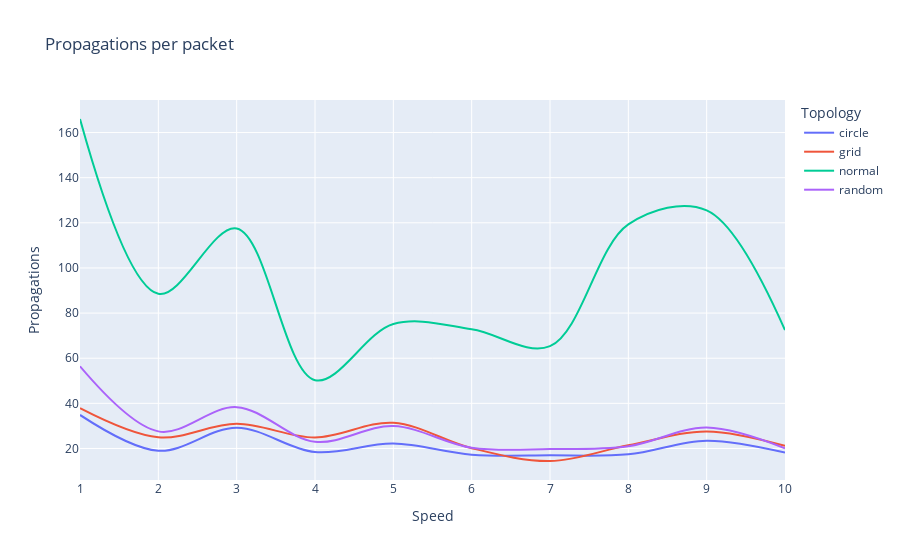

Notebook code cell kept with this figure:
### Markdown cell above
### Propagations per packet

### Code cell
fig = px.line(simulations, x='Perturbation speed', y='Avg per log per relay received', color='Topology', title='Propagations per packet', line_shape='spline')
fig.update_yaxes(title_text='Propagations')
fig.update_xaxes(title_text='Speed')
fig.show()

### Figure 1 — Plotly figure (JSON) as saved in the notebook; plotly's stock layout.template omitted (floating-point values rounded to 4 significant figures)
{"data": [{"hovertemplate": "Topology=circle<br>Perturbation speed=%{x}<br>Avg per log per relay received=%{y}<extra></extra>", "legendgroup": "circle", "line": {"color": "#636efa", "dash": "solid", "shape": "spline"}, "mode": "lines", "name": "circle", "orientation": "v", "showlegend": true, "type": "scatter", "x": [1, 2, 3, 4, 5, 6, 7, 8, 9, 10], "xaxis": "x", "y": [34.85, 18.98, 29.19, 18.41, 22.17, 17.23, 16.96, 17.4, 23.44, 18.15], "yaxis": "y"}, {"hovertemplate": "Topology=grid<br>Perturbation speed=%{x}<br>Avg per log per relay received=%{y}<extra></extra>", "legendgroup": "grid", "line": {"color": "#EF553B", "dash": "solid", "shape": "spline"}, "mode": "lines", "name": "grid", "orientation": "v", "showlegend": true, "type": "scatter", "x": [1, 2, 3, 4, 5, 6, 7, 8, 9, 10], "xaxis": "x", "y": [37.86, 24.95, 30.93, 24.87, 31.41, 20.14, 14.45, 21.42, 27.56, 21.15], "yaxis": "y"}, {"hovertemplate": "Topology=normal<br>Perturbation speed=%{x}<br>Avg per log per relay received=%{y}<extra></extra>", "legendgroup": "normal", "line": {"color": "#00cc96", "dash": "solid", "shape": "spline"}, "mode": "lines", "name": "normal", "orientation": "v", "showlegend": true, "type": "scatter", "x": [1, 2, 3, 4, 5, 6, 7, 8, 9, 10], "xaxis": "x", "y": [166.0, 88.52, 117.5, 50.27, 75.14, 72.82, 65.36, 119.3, 125.5, 72.46], "yaxis": "y"}, {"hovertemplate": "Topology=random<br>Perturbation speed=%{x}<br>Avg per log per relay received=%{y}<extra></extra>", "legendgroup": "random", "line": {"color": "#ab63fa", "dash": "solid", "shape": "spline"}, "mode": "lines", "name": "random", "orientation": "v", "showlegend": true, "type": "scatter", "x": [1, 2, 3, 4, 5, 6, 7, 8, 9, 10], "xaxis": "x", "y": [56.41, 27.58, 38.31, 22.98, 29.92, 20.29, 19.71, 20.98, 29.27, 20.08], "yaxis": "y"}], "layout": {"legend": {"title": {"text": "Topology"}, "tracegroupgap": 0}, "title": {"text": "Propagations per packet"}, "xaxis": {"anchor": "y", "domain": [0, 1], "title": {"text": "Speed"}}, "yaxis": {"anchor": "x", "domain": [0, 1], "title": {"text": "Propagations"}}}}
